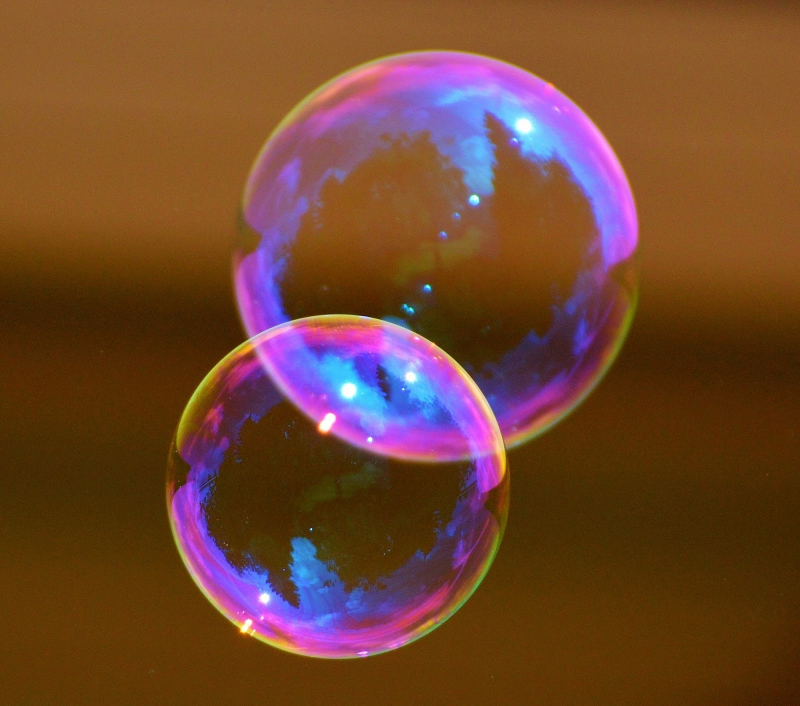
#> input picture Пузыри.jpg, 1600 x 1411 px (shown at 1/2 size)
$ jupyter execute bubbles.ipynb
#> lines starting #> are read from the running program, lines starting #| are printed output that depends on the picture; after the words box and inside, x2 and y2 are one past the last pixel; in counts of white or black regions, pixels touching at a corner belong together
[cell 1]
from PIL import Image, ImageDraw

[cell 2]
image = Image.open('Пузыри.jpg').convert("RGB")
#> image is the input picture: PIL image 1600x1411 RGB; mean R, G, B 113.1, 70.1, 47.7
draw = ImageDraw.Draw(image)
w, h = image.size
#> w = 1600; h = 1411
pix = image.load()

### Преобразуем изображение в чёрно-белый формат

[cell 3]
factor = 235
for i in range(0, w):
    for j in range(0, h):
        r, g, b = pix[i,j]
        S = r + g + b // 3
        if S > 127 + factor:
            r, g, b = (255, 255, 255)
        else:
            r, g, b = (0, 0, 0)
        draw.point((i, j), (r, g, b))

### Сохраним изображение в PNG, чтобы убрать артефакты JPEG

[cell 4]
image.save('bubbles.png')
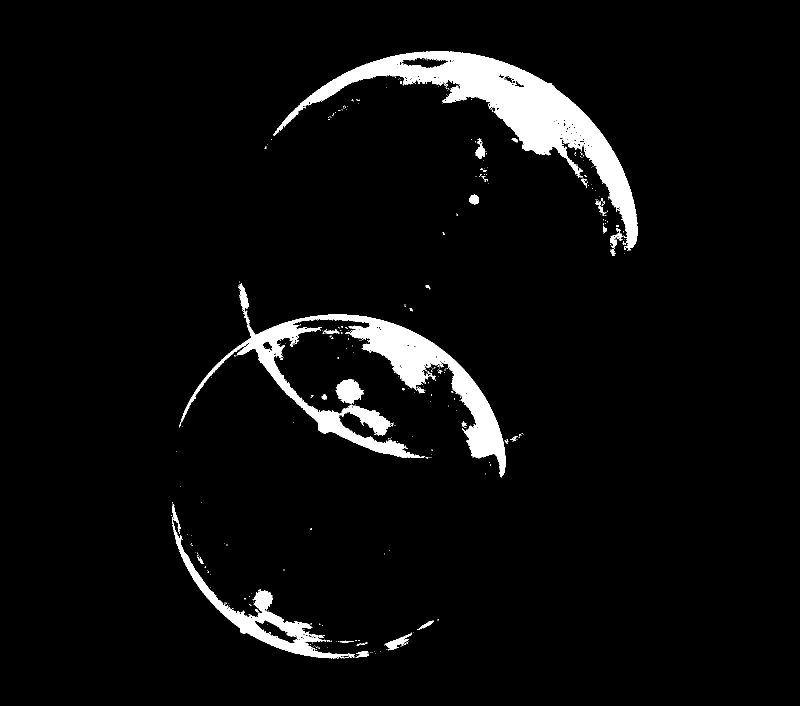
#> saved as bubbles.png: PIL image 1600x1411 RGB (shown at 1/2 size); 4.8% white; 373 white regions (339 under 20 px), largest, box (x1, y1, x2, y2) and area: (546, 102, 1275, 502) 50757, (360, 566, 1011, 955) 40770, (344, 1008, 710, 1317) 11729
image = Image.open('bubbles.png').convert("RGB")
draw = ImageDraw.Draw(image)
pix = image.load()
image

### Находим радиусы пузырей через вертикальные диаметры, т.к. y-вершины окружностей хорошо различимы

[cell 5]
x1 = 0
x2 = 0
y1 = h
#> y1 = 1411
y2 = 0

for i in range(0, w // 2 + 100):
    for j in range(0, h // 2):
        r, g, b = pix[i,j]
        S = r + g + b
        if S > 0:
            if j < y1:
                x1 = i
                y1 = j
            break

    for j in reversed(range(h // 2, h // 3 * 2)):
        r, g, b = pix[i,j]
        S = r + g + b
        if S > 0:
            if j > y2:
                x2 = i
                y2 = j
            break
#> after the loop, x1 = 876; x2 = 853; y1 = 102; y2 = 916

line1 = (x1, y1, x2, y2)
#> line1 = (876, 102, 853, 916)
r1 = (y2 - y1) // 2
#> r1 = 407
print('Радиус первой окружности: %s' % r1)
#| Радиус первой окружности: 407

[cell 6]
x1 = 0
x2 = 0
y1 = h
#> y1 = 1411
y2 = 0

for i in reversed(range(w // 3, w)):
    for j in range(h // 3 + 160, h // 2):
        r, g, b = pix[i,j]
        S = r + g + b
        if S > 0:
            # draw.ellipse((i, j, i+3, j+3), fill='red')
            if j < y1:
                # print(S)
                # print(y1, j)
                x1 = i
                y1 = j
            break

    for j in reversed(range(h // 3, h)):
        r, g, b = pix[i,j]
        S = r + g + b
        if S > 0:
            if j > y2:
                x2 = i
                y2 = j
            break
#> after the loop, x1 = 708; x2 = 688; y1 = 630; y2 = 1316

line2 = (x1, y1, x2, y2)
#> line2 = (708, 630, 688, 1316)
r2 = (y2 - y1) // 2
#> r2 = 343
print('Радиус второй окружности: %s' % r2)
#| Радиус второй окружности: 343

### Нарисуем найденные диаметры для наглядности решения

[cell 7]
draw.line(line1, fill='red', width=5)
draw.line(line2, fill='red', width=5)
del draw
image
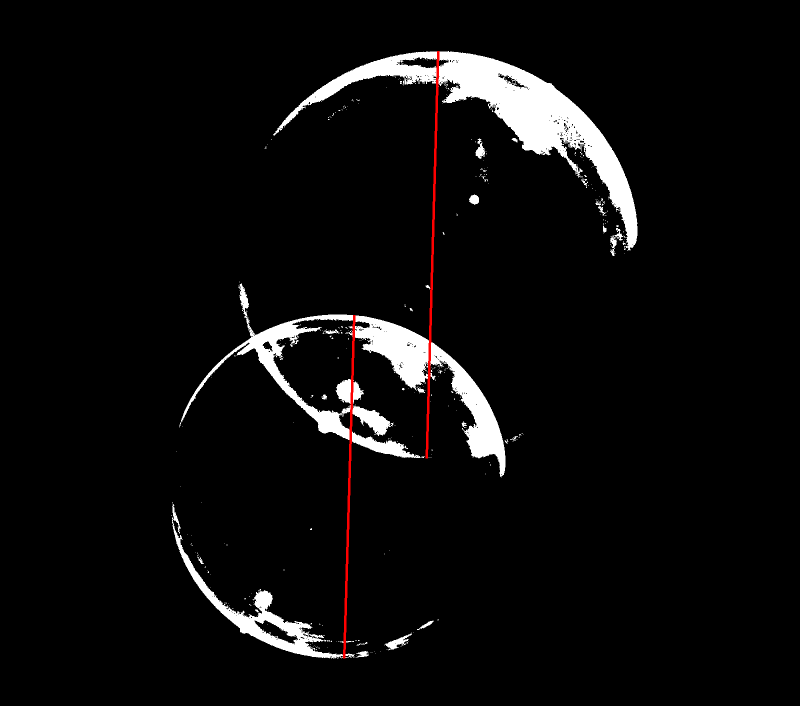
#> Out: PIL image 1600x1411 RGB (shown at 1/2 size); mean R, G, B 13.1, 12.2, 12.2
